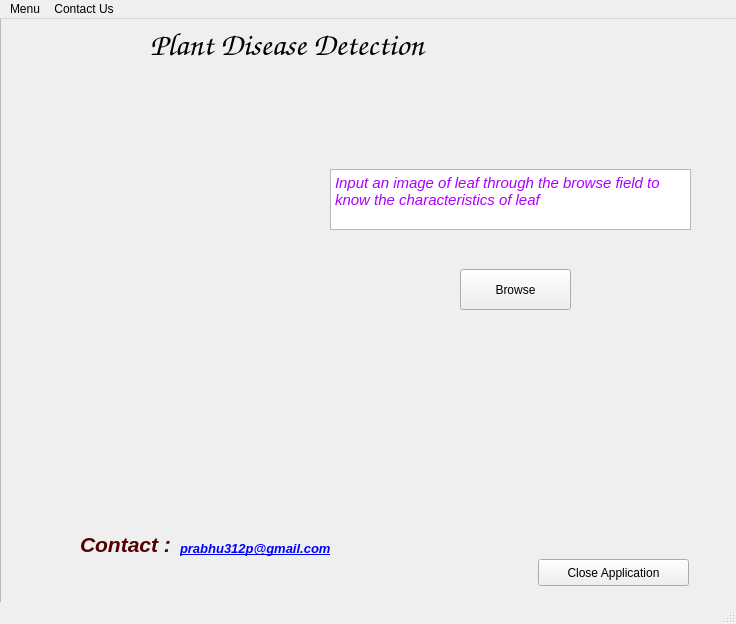
<?xml version="1.0" encoding="UTF-8"?>
<ui version="4.0">
 <class>MainWindow</class>
 <widget class="QMainWindow" name="MainWindow">
  <property name="geometry">
   <rect>
    <x>0</x>
    <y>0</y>
    <width>736</width>
    <height>624</height>
   </rect>
  </property>
  <property name="windowTitle">
   <string>MainWindow</string>
  </property>
  <widget class="QWidget" name="centralwidget">
   <widget class="QFrame" name="frame">
    <property name="geometry">
     <rect>
      <x>0</x>
      <y>-10</y>
      <width>821</width>
      <height>651</height>
     </rect>
    </property>
    <property name="autoFillBackground">
     <bool>false</bool>
    </property>
    <property name="styleSheet">
     <string notr="true">background-image: url(:/newPrefix/leaf-mobile-wallpaper-minimalist-preview.jpg);</string>
    </property>
    <property name="frameShape">
     <enum>QFrame::StyledPanel</enum>
    </property>
    <property name="frameShadow">
     <enum>QFrame::Raised</enum>
    </property>
    <widget class="QLabel" name="label_2">
     <property name="geometry">
      <rect>
       <x>150</x>
       <y>10</y>
       <width>401</width>
       <height>51</height>
      </rect>
     </property>
     <property name="font">
      <font>
       <family>URW Chancery L</family>
       <pointsize>24</pointsize>
       <weight>75</weight>
       <italic>true</italic>
       <bold>true</bold>
      </font>
     </property>
     <property name="text">
      <string>&lt;html&gt;&lt;head/&gt;&lt;body&gt;&lt;p&gt;&lt;span style=&quot; color:#000000;&quot;&gt;Plant Disease Detection&lt;/span&gt;&lt;/p&gt;&lt;/body&gt;&lt;/html&gt;</string>
     </property>
    </widget>
    <widget class="QPushButton" name="browse">
     <property name="geometry">
      <rect>
       <x>460</x>
       <y>260</y>
       <width>111</width>
       <height>41</height>
      </rect>
     </property>
     <property name="text">
      <string>Browse</string>
     </property>
    </widget>
    <widget class="QTextBrowser" name="textBrowser_2">
     <property name="geometry">
      <rect>
       <x>330</x>
       <y>160</y>
       <width>361</width>
       <height>61</height>
      </rect>
     </property>
     <property name="html">
      <string>&lt;!DOCTYPE HTML PUBLIC &quot;-//W3C//DTD HTML 4.0//EN&quot; &quot;http://www.w3.org/TR/REC-html40/strict.dtd&quot;&gt;
&lt;html&gt;&lt;head&gt;&lt;meta name=&quot;qrichtext&quot; content=&quot;1&quot; /&gt;&lt;style type=&quot;text/css&quot;&gt;
p, li { white-space: pre-wrap; }
&lt;/style&gt;&lt;/head&gt;&lt;body style=&quot; font-family:'MS Shell Dlg 2'; font-size:8.25pt; font-weight:400; font-style:normal;&quot;&gt;
&lt;p style=&quot; margin-top:0px; margin-bottom:0px; margin-left:0px; margin-right:0px; -qt-block-indent:0; text-indent:0px;&quot;&gt;&lt;span style=&quot; font-family:'URW Gothic L'; font-size:11pt; font-style:italic; color:#aa00ff;&quot;&gt;Input an image of leaf through the browse field to know the characteristics of leaf&lt;/span&gt;&lt;/p&gt;&lt;/body&gt;&lt;/html&gt;</string>
     </property>
    </widget>
    <widget class="QLabel" name="label_3">
     <property name="geometry">
      <rect>
       <x>80</x>
       <y>520</y>
       <width>121</width>
       <height>31</height>
      </rect>
     </property>
     <property name="text">
      <string>&lt;html&gt;&lt;head/&gt;&lt;body&gt;&lt;p&gt;&lt;span style=&quot; font-size:16pt; font-weight:600; font-style:italic; color:#550000;&quot;&gt;Contact  :&lt;/span&gt;&lt;/p&gt;&lt;/body&gt;&lt;/html&gt;</string>
     </property>
    </widget>
    <widget class="QLabel" name="label_14">
     <property name="geometry">
      <rect>
       <x>180</x>
       <y>530</y>
       <width>431</width>
       <height>20</height>
      </rect>
     </property>
     <property name="text">
      <string>&lt;html&gt;&lt;head/&gt;&lt;body&gt;&lt;p&gt;&lt;a href=&quot;prabhu312p@gmail.com&quot;&gt;&lt;span style=&quot; font-size:10pt; font-weight:600; font-style:italic; color:#0000ff;&quot;&gt;prabhu312p@gmail.com&lt;/span&gt;&lt;/a&gt;&lt;/p&gt;&lt;/body&gt;&lt;/html&gt;</string>
     </property>
    </widget>
    <widget class="QPushButton" name="close">
     <property name="geometry">
      <rect>
       <x>538</x>
       <y>550</y>
       <width>151</width>
       <height>27</height>
      </rect>
     </property>
     <property name="text">
      <string>Close Application</string>
     </property>
    </widget>
   </widget>
  </widget>
  <widget class="QMenuBar" name="menubar">
   <property name="geometry">
    <rect>
     <x>0</x>
     <y>0</y>
     <width>736</width>
     <height>21</height>
    </rect>
   </property>
   <widget class="QMenu" name="menuContact_Us">
    <property name="title">
     <string>Menu</string>
    </property>
    <addaction name="actionHelp"/>
    <addaction name="separator"/>
   </widget>
   <widget class="QMenu" name="menuContact_Us_2">
    <property name="title">
     <string>Contact Us</string>
    </property>
    <addaction name="actionHttps_gitter_im_Automatic_leaf_infection_identification_Lobby"/>
   </widget>
   <addaction name="menuContact_Us"/>
   <addaction name="menuContact_Us_2"/>
  </widget>
  <widget class="QStatusBar" name="statusbar"/>
  <action name="actionMin">
   <property name="icon">
    <iconset>
     <normaloff>:/newPrefix/about.png</normaloff>:/newPrefix/about.png</iconset>
   </property>
   <property name="text">
    <string>min</string>
   </property>
  </action>
  <action name="actionHttps_gitter_im_Automatic_leaf_infection_identification_Lobby">
   <property name="text">
    <string>https://gitter.im/Automatic-leaf-infection-identification/Lobby</string>
   </property>
  </action>
  <action name="actionHelp">
   <property name="text">
    <string>Help</string>
   </property>
  </action>
 </widget>
 <resources>
  <include location="zx.qrc"/>
 </resources>
 <connections/>
</ui>
